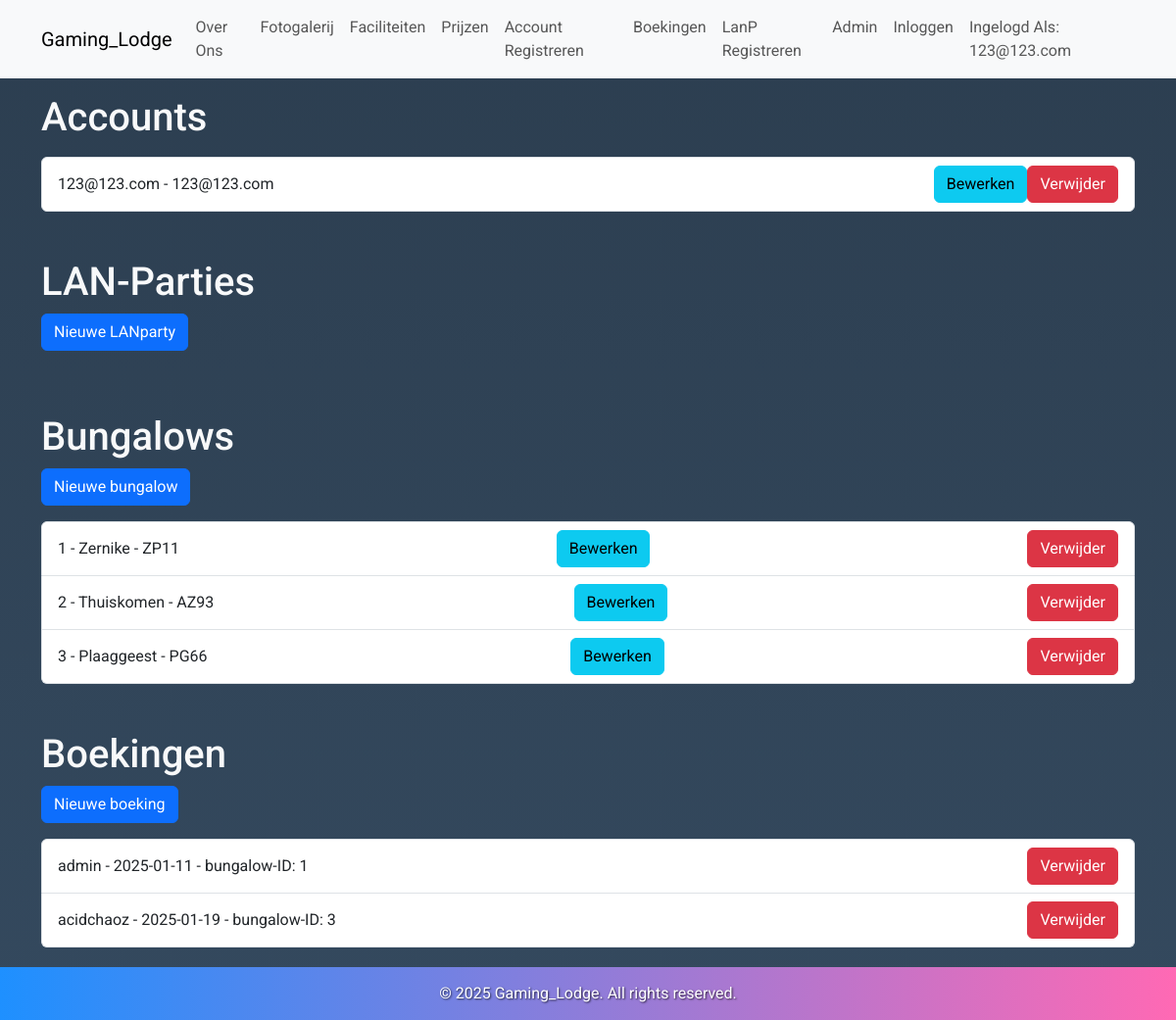
Page /admin (signed in) on the committed database.
### dbmodel.py (models this page shows, shortened)
class KlantTabel(db.Model, UserMixin):
    id = db.Column(db.Integer, primary_key=True)
    username = db.Column(db.String(80), nullable=False)
    email = db.Column(db.String(120), nullable=False)
    password = db.Column(db.String(120), nullable=False)

class BungalowTabel(db.Model):
    id = db.Column(db.Integer, primary_key=True)
    bnaam = db.Column(db.String(80), nullable=False)
    adrescode = db.Column(db.String(80), nullable=False)

class BoekingTabel(db.Model):
    id = db.Column(db.Integer, primary_key=True)
    username = db.Column(db.String(80), nullable=False)
    email = db.Column(db.String(80), nullable=False)
    phone = db.Column(db.String(80), nullable=False)
    bungalow_id = db.Column(db.Integer, db.ForeignKey('bungalow_tabel.id'), nullable=False)
    arrival = db.Column(db.String(80), nullable=False)
    duration = db.Column(db.String(80), nullable=False)
    bungalow_tabel = db.relationship('BungalowTabel', backref=db.backref('boekingen'), lazy=True)

### routes.py (the view)
@app.route('/admin', methods=['GET', 'POST', 'DELETE'])
def klanten():
    users = KlantTabel.query.all()
    parties = LanTabel.query.all()
    boekingen = BoekingTabel.query.all()
    bungalows = BungalowTabel.query.all()
    print(boekingen)
    return render_template('admin.html', users=users, parties=parties, boekingen=boekingen, bungalows=bungalows)

### app.py (called while the page is built)
@app.before_request
def create_tables():
    db.create_all()

### dbmodel.py (called while the page is built)
@login_manager.user_loader
def load_user(user_id):
    return KlantTabel.query.get(int(user_id))

### templates/admin.html (shortened to what this page needs)
{% extends "base.html" %}
{% block content %}
<h1>Accounts</h1>
<ul class="list-group mt-3">
  {% for user in users %}
  <li class="list-group-item d-flex justify-content-between align-items-center">
    {{ user.username }} - {{ user.email }}
    <div class="btn-group" role="group">
      <form method="POST" action="/klant/update/{{ user.id }}" class="d-inline">
        <button type="submit" class="btn btn-info">Bewerken</button>
      </form>
      <form method="POST" action="/klant/verwijder/{{ user.id }}" class="d-inline">
        <button type="submit" class="btn btn-danger">Verwijder</button>
      </form>
    </div>
  </li>
  {% endfor %}
</ul>
<h1 class="mt-5">LAN-Parties</h1>
<a class="btn btn-primary" href="/klant/toevoegen">Nieuwe LANparty</a>
<h1 class="mt-5">Bungalows</h1>
<a class="btn btn-primary" href="/bungalow/aanmaken">Nieuwe bungalow</a>
<ul class="list-group mt-3">
  {% for bungalow in bungalows %}
  <li class="list-group-item d-flex justify-content-between align-items-center">
    {{ bungalow.id }} - {{ bungalow.bnaam }} - {{ bungalow.adrescode }}
    <form method="POST" action="/bungalow/update/{{ bungalow.id }}" class="d-inline">
      <button type="submit" class="btn btn-info">Bewerken</button>
    </form>
    <form method="POST" action="/bungalow/verwijder/{{ bungalow.id }}" class="d-inline">
      <button type="submit" class="btn btn-danger">Verwijder</button>
    </form>
  </li>
  {% endfor %}
</ul>
<h1 class="mt-5">Boekingen</h1>
<a class="btn btn-primary" href="/boeking/toevoegen">Nieuwe boeking</a>
<ul class="list-group mt-3">
  {% for boeking in boekingen %}
  <li class="list-group-item d-flex justify-content-between align-items-center">
    {{ boeking.username }} - {{ boeking.arrival }} - bungalow-ID: {{ boeking.bungalow_id }}
    <form method="POST" action="/boekp/verwijder/{{ boeking.id }}" class="d-inline">
      <button type="submit" class="btn btn-danger">Verwijder</button>
    </form>
  </li>
  {% endfor %}
</ul>
{% endblock %}

### templates/base.html (shortened to what this page needs)
<!DOCTYPE html>
<html lang="en">
<head>
    <link rel="stylesheet" href="https://cdn.jsdelivr.net/npm/bootstrap@5.3.0/dist/css/bootstrap.min.css">
</head>
<body>
    <nav class="navbar navbar-expand-lg navbar-light bg-light">
        <div class="container">
            <a class="navbar-brand" href="/">Gaming_Lodge</a>
            <div class="collapse navbar-collapse" id="navbarNav">
                <ul class="navbar-nav me-auto">
                    <li class="nav-item"><a class="nav-link" href="/overons">Over Ons</a></li>
                    <li class="nav-item"><a class="nav-link" href="/fotogalerij">Fotogalerij</a></li>
                    <li class="nav-item"><a class="nav-link" href="/faciliteiten">Faciliteiten</a></li>
                    <li class="nav-item"><a class="nav-link" href="/prijslijst">Prijzen</a></li>
                    <li class="nav-item"><a class="nav-link" href="/registreren">Account Registreren</a></li>
                    <li class="nav-item"><a class="nav-link" href="/boekingsformulier">Boekingen</a></li>
                    <li class="nav-item"><a class="nav-link" href="/reglan">LanP Registreren</a></li>
                    <li class="nav-item"><a class="nav-link" href="/admin">Admin</a></li>
                    <li class="nav-item"><a class="nav-link" href="/login">Inloggen</a></li>
                    <li class="nav-item">
                        <a class="nav-link" href="/account-wijzigen">Ingelogd Als: {{ current_user.username }}</a>
                    </li>
                </ul>
            </div>
        </div>
    </nav>
    <div class="container mt-3">
        {% block content %}{% endblock %}
    </div>
    <footer>
        <p>&copy; 2025 Gaming_Lodge. All rights reserved.</p>
    </footer>
</body>
</html>

### templates/base.html (style rules this page uses)
body { font-family: 'Roboto', sans-serif; margin: 0; padding: 0; background: linear-gradient(to bottom, #2c3e50, #34495e); color: #f8f9fa; }
footer { background: linear-gradient(90deg, #1e90ff, #ff69b4); color: #fff; padding: 15px 0; text-align: center; margin-top: 20px; text-shadow: 1px 1px 2px rgba(0, 0, 0, 0.7); }
footer p { margin: 0; font-size: 1em; }

### rows in the picture
KlantTabel: username "123@123.com", email "123@123.com"
BungalowTabel: id "1", bnaam "Zernike", adrescode "ZP11"
BungalowTabel: id "2", bnaam "Thuiskomen", adrescode "AZ93"
BungalowTabel: id "3", bnaam "Plaaggeest", adrescode "PG66"
BoekingTabel: username "admin", arrival "2025-01-11", bungalow_id "1"
BoekingTabel: username "acidchaoz", arrival "2025-01-19", bungalow_id "3"
